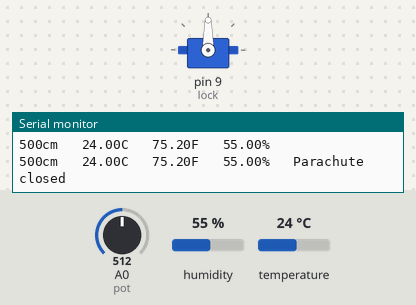
Simulated run of this sketch. Board: Arduino Uno, built with avr-gcc and run on an emulated ATmega328P. Parts: servo, the last lines printed to the serial monitor. The inputs (shaded band) are chosen by the test bench; at power-on: A0 (pot) = 512, humidity 55 %, temperature 24 °C.

Above: at 2.1 s.
2.2 s: A0 (pot) set to 306
At 4.9 s:
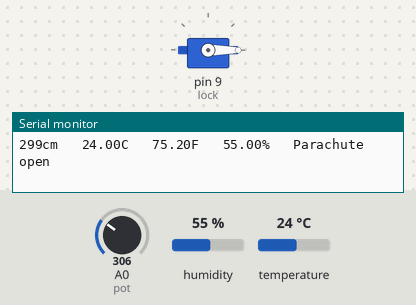
6.9 s: A0 (pot) set to 1010
8.8 s: A0 (pot) set to 1021
Timing chart, 0 to 11.8 s (numbered marks = the images above; inputs shaded):
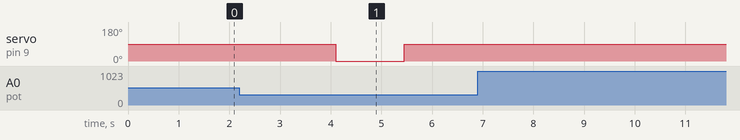

The sketch:

cansat_lock-mechanism.ino
```cpp
#include <DHT.h>
#include <DHT_U.h>
#include <Servo.h>
//-------------------------------------------------------------------------------------------------------------------------------------------------
int dhtpin=4;
#define type DHT11
DHT dht(dhtpin, type);
float tempC;
float tempF;
float humidity;
int pot = A0;
int servo=9;
int state;
int prev_height=0;
int height;
String status;
Servo lock;
//************************************************
void setup() {
 Serial.begin(9600);
 lock.attach(9);
  lock.write(90);
  dht.begin();
}

//""""""""""""""""""""""""""""""""""""""""""""""""""""""""""""""""""""""""""""""""""""""""""""""""""""""""""""""""""""""""""""""""""""""""""""""
void loop() {
  int pressure = analogRead(pot);
  height = map(pressure, 0,1023,0,1000);
  delay(300);
   flight_state1();
   flight_state2();
   flight_state3();
   flight_state4();
    humid();
  prev_height= height;
   if (state==HIGH)
   {
    if(height<=725)
    {
      lock.write(0);
      status= "Parachute open";
    }
   }
   else
  {
     lock.write(90);
    status= "Parachute closed";
  }
  }


//------------------------------------------------------------------------------------------------------------------------------------------------

  void flight_state1 ()
  {
      if (height>prev_height)
  {
    //Serial.println(" rocket is ascending ");
    delay(50);
    state=LOW;
  }
  }
   //------------------------------------------------------------------------------------------------------------------------------------------------
   void flight_state2 ()
   {
    if (prev_height>height)
  {
    //Serial.println(" rocket is descending ");
    delay(50);
    state=HIGH;
  }
   }
//------------------------------------------------------------------------------------------------------------------------------------------------
   void flight_state3 ()
   {
    if (prev_height==height)
  {
    //Serial.println(" rocket is not moving");
    delay(50);
    state=LOW;
  }
   }
//------------------------------------------------------------------------------------------------------------------------------------------------
   void flight_state4 ()
   {
    if (prev_height>=998)
  {
    //Serial.println(" rocket at apogee ");
    delay(50);
    state=LOW;
  }
   }
//------------------------------------------------------------------------------------------------------------------------------------------------
   void humid()
   {
    tempC= dht.readTemperature();
    tempF= dht.readTemperature(true);
    humidity= dht.readHumidity();
    //Serial.print("temp in C \t"); Serial.print("temp in F \t"); Serial.println("Humidity \t");
    Serial.print(height); Serial.print("cm \t");
    Serial.print(tempC); Serial.print("C \t");
    Serial.print(tempF); Serial.print("F \t");
   Serial.print(humidity); Serial.print("% \t");
   Serial.println(status);
   delay(1000);

   }
//------------------------------------------------------------------------------------------------------------------------------------------------
// the task is to make sure a parachute open at 725, only when descending. we achieved this by comparing previous height to current, if the new heigh
//is higher then it is ascending.
```

Measured:
- after the input at 2.2 s, servo on pin 9 (lock): 90° → 0° after 1.9 s, → 90° 1.4 s later
